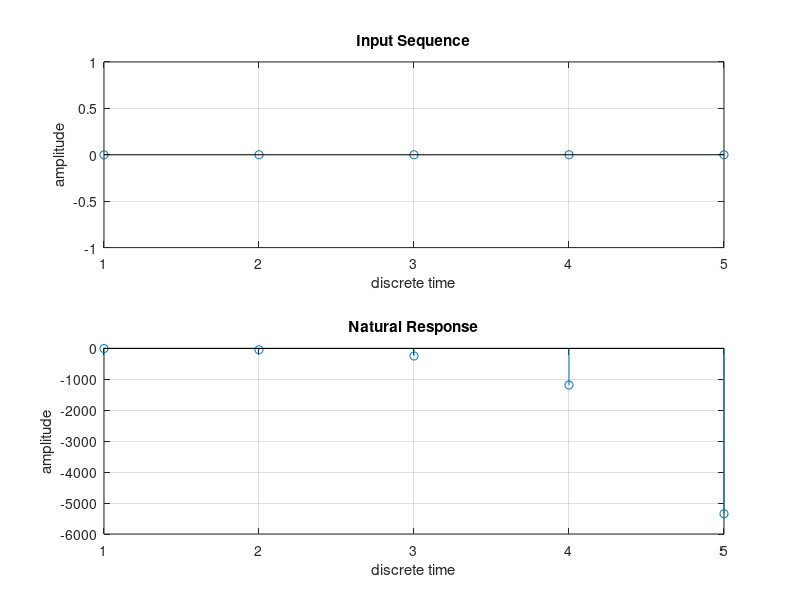

The MATLAB script that drew this image:
%Matlab Program to find Natural Response 
%From the given Difference Equation

%Natural Response is the output of the system 
%only due to initial conditions, but not due to input

%The given difference equation  is 
%y(n)-7y(n-1)+12y(n-2)=x(n)-3x(n-1)+12x(n-2) ... Eq (1)

%Consider the input as x(n)=[0,0,0,0, . . .]

%Consider Initial Conditions as : y(-1)=0.5, y(-2)=0.75

clc
clear all
close all

N=input('Enter the desired length of output sequence')
%Let us simulate input x(n)
n=0:N-1
x=zeros(1,N) %This will create 1 row and N columns of 0s

%Initial Conditions
ic1=0.5 %This is actually y(-1)
ic2=0.75 %This is actually y(-2)

%From Eq (1), we can write
%y(n)=x(n)-3x(n-1)+12x(n-2)+7y(n-1)-12y(n-2) . . .  Eq (2)
%Put n=0 in Eq(2)
%y(0)=x(0)-3x(-1)+12x(-2)+7y(-1)-12y(-2)
%But y(0) becomes y(1) in Matlab
%x(0) becomes x(1) in Matlab
%x(-1)=x(-2)=0

y(1)=x(1)+7*ic1-12*ic2 %This is actually y(0)

%Put n=1 in Eq2()
%y(1)=x(1)-3x(0)+12x(-1)+7y(0)-12y(-1)
%But y(1) becomes y(2) in Matlab
%x(1) becomes x(2) in Matlab
y(2)=x(2)-3*x(1)+7*y(1)-12*ic1%This is actually y(1)

%Remaining values of y(n) can be found iteratively 
%from the following for loop

for n=3:N
    y(n)=x(n)-3*x(n-1)+12*x(n-2)+7*y(n-1)-12*y(n-2);
end
y %This is to display values of y(n) in command window

subplot(2,1,1)
stem(x)
grid on
xlabel('discrete time')
ylabel('amplitude')
title('Input Sequence')

subplot(2,1,2)
stem(y)
grid on
xlabel('discrete time')
ylabel('amplitude')
title('Natural Response')
